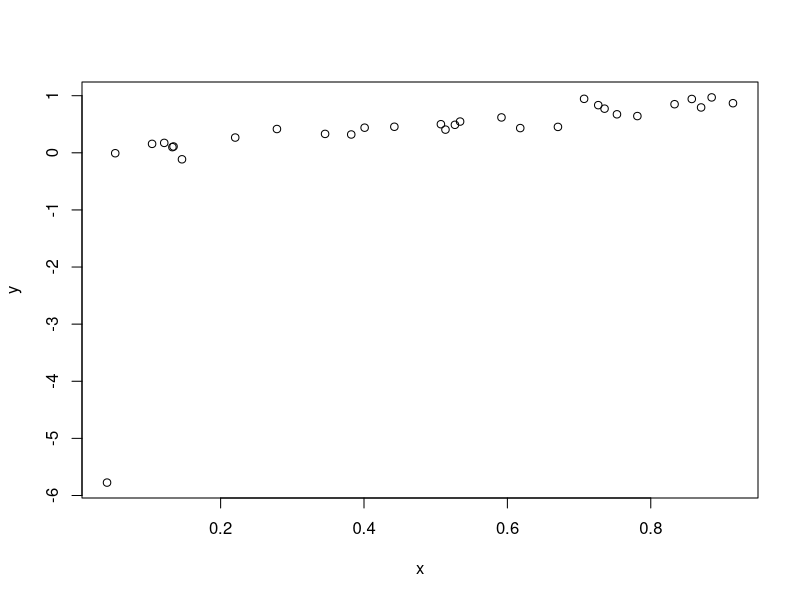
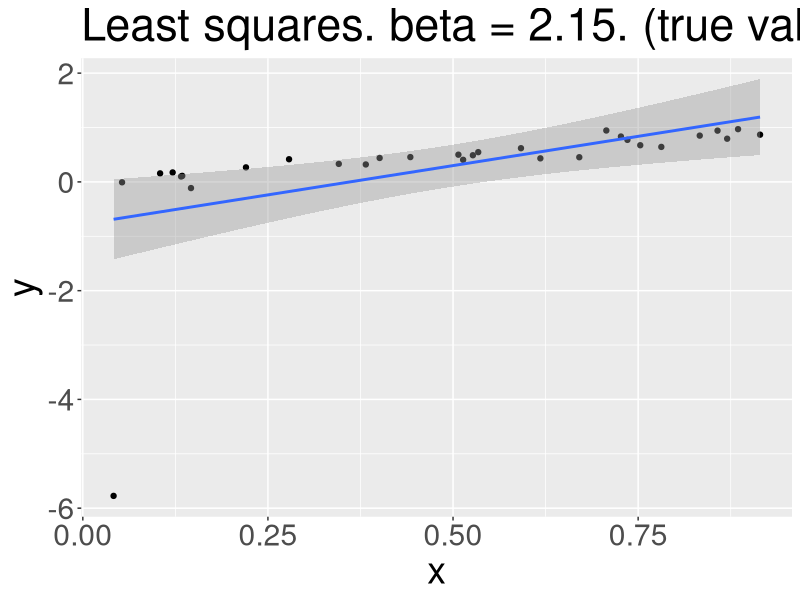
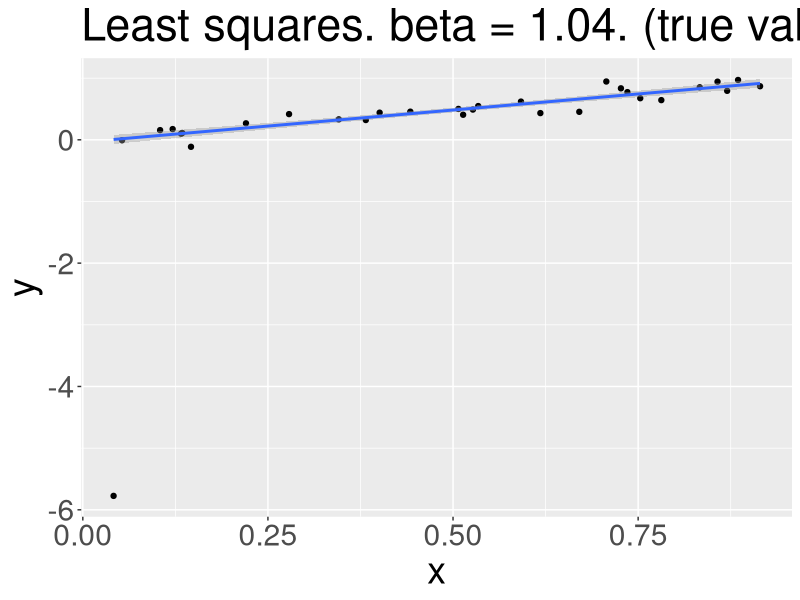
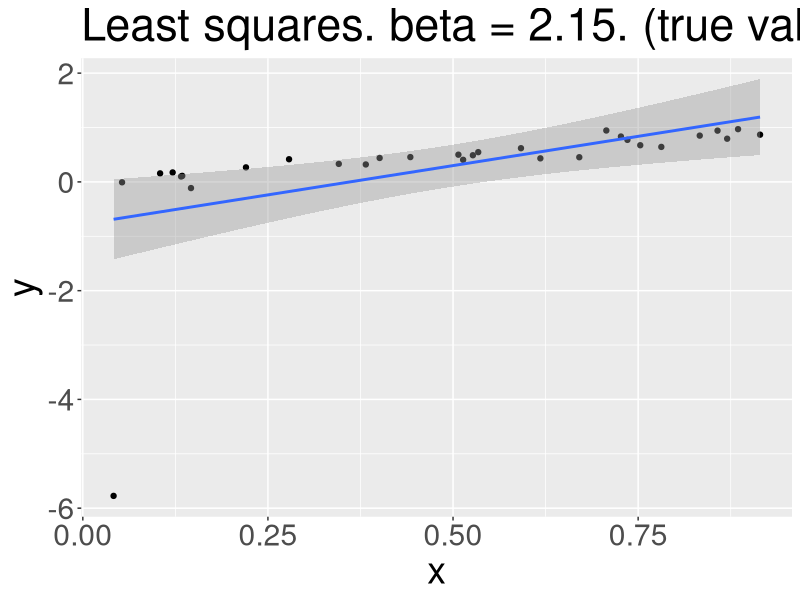
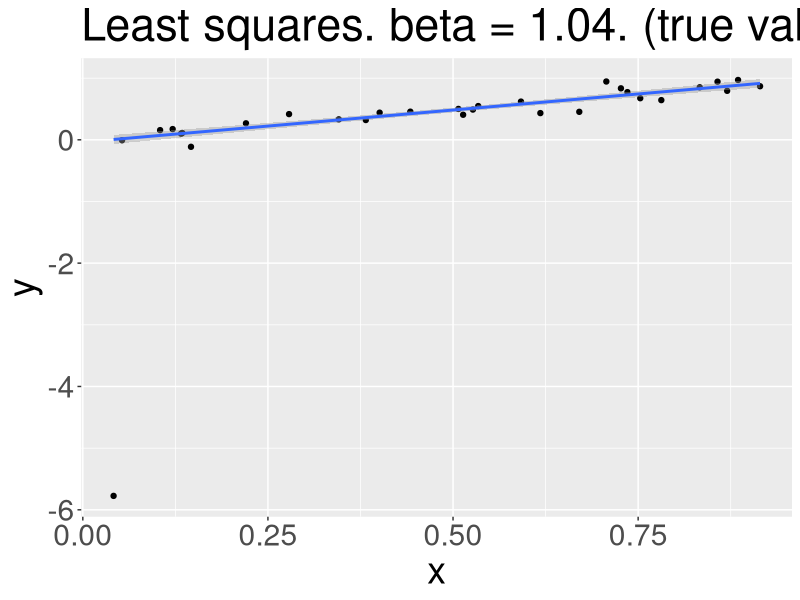

Here is the R script that generated these plots, in order:



# Compare robust and normal linear regression.

library(ggplot2)
library(MASS)

set.seed(11982)

# Create data.
N <- 30
x <- runif(N)
y <- x + rnorm(N, 0, 0.1)

y[which.min(x)] <- y[which.min(x)] - 6

plot(y ~ x)

d <- data.frame(y, x)

lm <- lm(y ~ x, d)
lmt <- paste0('Least squares. beta = ', round(lm$coefficients[2], 2), '. (true value = 1)')

ggplot(d, aes(x, y)) + 
    geom_point() + 
    geom_smooth(method = 'lm') + 
    ggtitle(lmt) +
    theme(text = element_text(size=27))
ggsave('lm.png')


rlm <- rlm(y ~ x, d)
rlmt <- paste0('Least squares. beta = ', round(rlm$coefficients[2], 2), '. (true value = 1)')

ggplot(d, aes(x, y)) + 
    geom_point() + 
    geom_smooth(method = 'rlm') + 
    ggtitle(rlmt) +
    theme(text = element_text(size=27))
ggsave('rlm.png')






